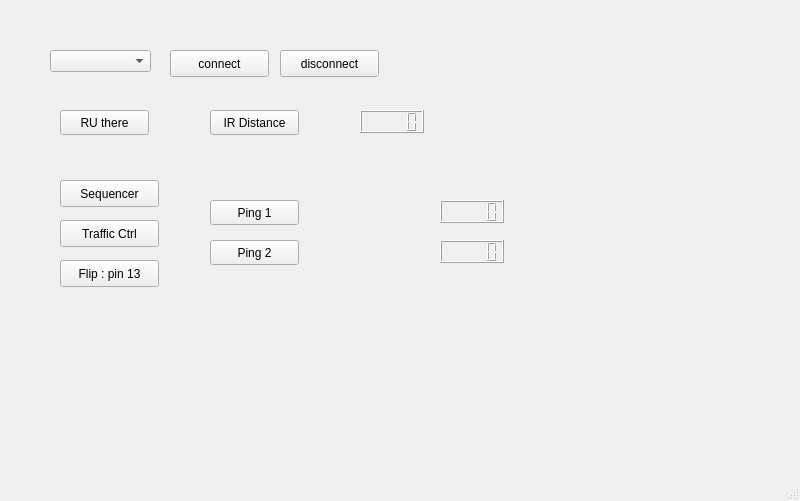
<?xml version="1.0" encoding="UTF-8"?>
<ui version="4.0">
 <class>MainWindow</class>
 <widget class="QMainWindow" name="MainWindow">
  <property name="geometry">
   <rect>
    <x>0</x>
    <y>0</y>
    <width>800</width>
    <height>501</height>
   </rect>
  </property>
  <property name="windowTitle">
   <string>Firmata Ping</string>
  </property>
  <widget class="QWidget" name="centralwidget">
   <widget class="QPushButton" name="connectButton">
    <property name="geometry">
     <rect>
      <x>170</x>
      <y>50</y>
      <width>99</width>
      <height>27</height>
     </rect>
    </property>
    <property name="text">
     <string>connect</string>
    </property>
   </widget>
   <widget class="QPushButton" name="discButton">
    <property name="geometry">
     <rect>
      <x>280</x>
      <y>50</y>
      <width>99</width>
      <height>27</height>
     </rect>
    </property>
    <property name="text">
     <string>disconnect</string>
    </property>
   </widget>
   <widget class="QPushButton" name="connectButton_2">
    <property name="geometry">
     <rect>
      <x>60</x>
      <y>180</y>
      <width>99</width>
      <height>27</height>
     </rect>
    </property>
    <property name="text">
     <string>Sequencer</string>
    </property>
   </widget>
   <widget class="QPushButton" name="connectButton_3">
    <property name="geometry">
     <rect>
      <x>60</x>
      <y>220</y>
      <width>99</width>
      <height>27</height>
     </rect>
    </property>
    <property name="text">
     <string>Traffic Ctrl</string>
    </property>
   </widget>
   <widget class="QPushButton" name="connectButton_4">
    <property name="geometry">
     <rect>
      <x>60</x>
      <y>260</y>
      <width>99</width>
      <height>27</height>
     </rect>
    </property>
    <property name="text">
     <string>Flip : pin 13</string>
    </property>
   </widget>
   <widget class="QComboBox" name="comboBox">
    <property name="geometry">
     <rect>
      <x>50</x>
      <y>50</y>
      <width>101</width>
      <height>22</height>
     </rect>
    </property>
   </widget>
   <widget class="QPushButton" name="pushButton">
    <property name="geometry">
     <rect>
      <x>60</x>
      <y>110</y>
      <width>89</width>
      <height>25</height>
     </rect>
    </property>
    <property name="text">
     <string>RU there</string>
    </property>
   </widget>
   <widget class="QPushButton" name="pushButton_2">
    <property name="geometry">
     <rect>
      <x>210</x>
      <y>200</y>
      <width>89</width>
      <height>25</height>
     </rect>
    </property>
    <property name="text">
     <string>Ping 1</string>
    </property>
   </widget>
   <widget class="QLCDNumber" name="lcdNumber">
    <property name="geometry">
     <rect>
      <x>440</x>
      <y>200</y>
      <width>64</width>
      <height>23</height>
     </rect>
    </property>
   </widget>
   <widget class="QPushButton" name="pushButton_3">
    <property name="geometry">
     <rect>
      <x>210</x>
      <y>240</y>
      <width>89</width>
      <height>25</height>
     </rect>
    </property>
    <property name="text">
     <string>Ping 2</string>
    </property>
   </widget>
   <widget class="QLCDNumber" name="lcdNumber_2">
    <property name="geometry">
     <rect>
      <x>440</x>
      <y>240</y>
      <width>64</width>
      <height>23</height>
     </rect>
    </property>
   </widget>
   <widget class="QLCDNumber" name="lcdNumber_3">
    <property name="geometry">
     <rect>
      <x>360</x>
      <y>110</y>
      <width>64</width>
      <height>23</height>
     </rect>
    </property>
   </widget>
   <widget class="QPushButton" name="pushButton_4">
    <property name="geometry">
     <rect>
      <x>210</x>
      <y>110</y>
      <width>89</width>
      <height>25</height>
     </rect>
    </property>
    <property name="text">
     <string>IR Distance</string>
    </property>
   </widget>
  </widget>
  <widget class="QMenuBar" name="menubar">
   <property name="geometry">
    <rect>
     <x>0</x>
     <y>0</y>
     <width>800</width>
     <height>22</height>
    </rect>
   </property>
  </widget>
  <widget class="QStatusBar" name="statusbar"/>
 </widget>
 <resources/>
 <connections/>
</ui>
